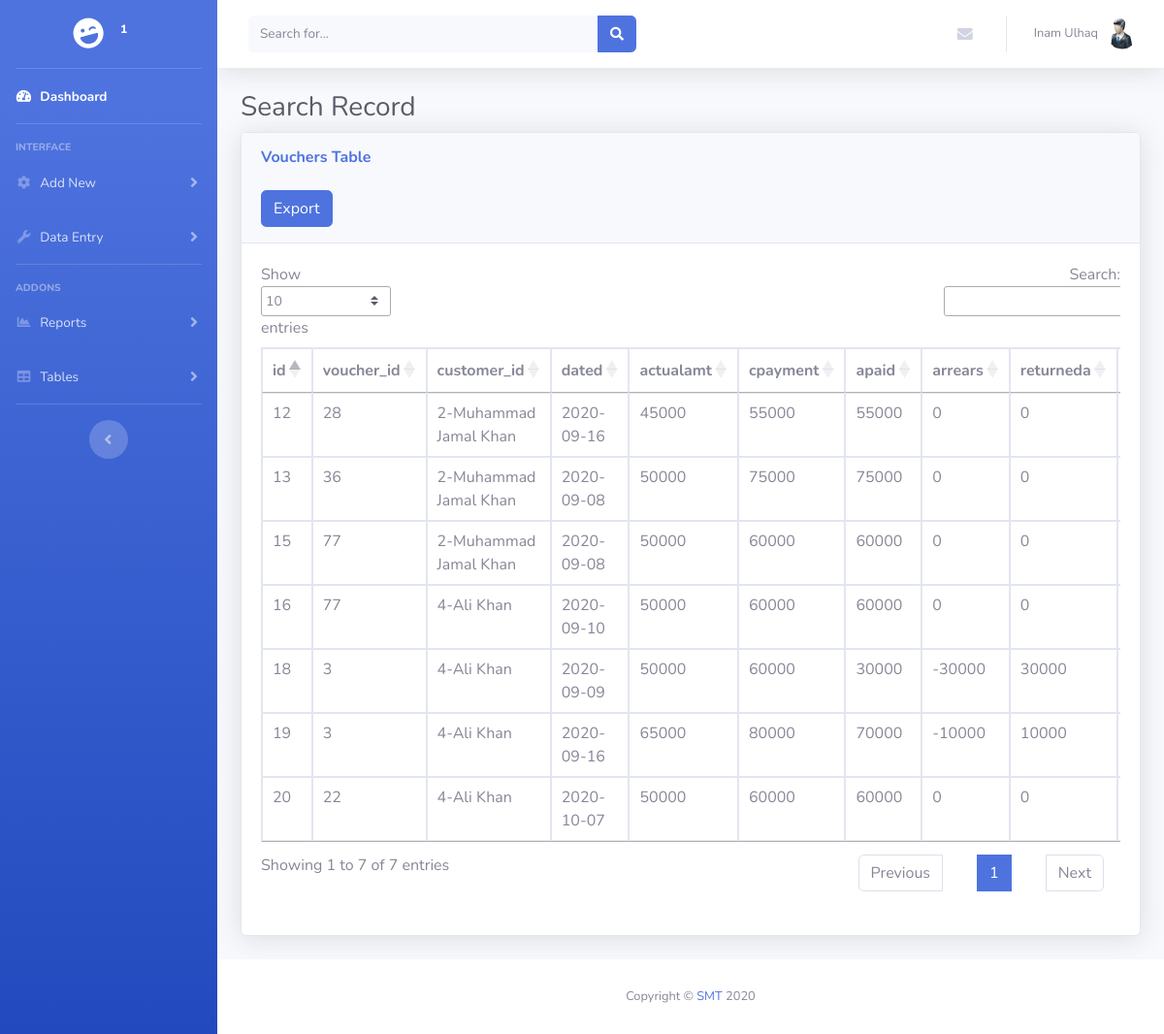
/vouchertable.php (signed in), run on the app's committed database.
### tables this page shows
CREATE TABLE `users` (
  `id` int(11) NOT NULL,
  `username` varchar(255) NOT NULL,
  `password` varchar(255) NOT NULL,
  `firstname` varchar(50) NOT NULL,
  `lastname` varchar(50) NOT NULL,
  `ucompany` varchar(30) NOT NULL,
  `role` varchar(10) NOT NULL,
  `status` int(11) NOT NULL DEFAULT '1'
);

CREATE TABLE `data` (
  `id` int(11) NOT NULL,
  `voucher_id` int(11) NOT NULL,
  `customer_id` int(11) NOT NULL,
  `dated` date NOT NULL,
  `actualamt` int(11) NOT NULL,
  `cpayment` int(11) NOT NULL,
  `apaid` int(11) NOT NULL,
  `arrears` int(11) NOT NULL,
  `returneda` int(11) NOT NULL,
  `returndate` date NOT NULL,
  `totalpayment` int(11) NOT NULL,
  `netp` int(11) NOT NULL,
  `notes` varchar(255) NOT NULL,
  `user_id` int(11) NOT NULL
);

CREATE TABLE `customer` (
  `id` int(11) NOT NULL,
  `cname` varchar(50) NOT NULL,
  `ppno` varchar(20) NOT NULL,
  `cmobile` varchar(20) NOT NULL,
  `caddress` varchar(255) NOT NULL,
  `cstatus` int(11) NOT NULL DEFAULT '1',
  `user_id` int(11) NOT NULL
);

### vouchertable.php (the view, shortened to what this page needs)
<?php include('header.php'); ?>
        <div class="container-fluid">
          <h1 class="h3 mb-2 text-gray-800">Search Record</h1>
          <div class="card shadow mb-4">
            <div class="card-header py-3">
              <h6 class="m-0 font-weight-bold text-primary">Vouchers Table</h6><br>
                    <form action="export.php" method="POST">
                      <button type="submit" name="exportvoucher" class="btn btn-primary">Export</button>
                    </form>
            </div>
            <div class="card-body">
              <div class="table-responsive">
                <table class="table table-bordered" id="dataTable" width="100%" cellspacing="0">
                  <thead>
                    <tr>
                      <th>id</th>
                      <th>voucher_id</th>
                      <th>customer_id</th>
                      <th>dated</th>
                      <th>actualamt</th>
                      <th>cpayment</th>
                      <th>apaid</th>
                      <th>arrears</th>
                      <th>returneda</th>
                      <th>returndate</th>
                    </tr>
                  </thead>
                  <tbody>
                     <?php
                      $query = "SELECT * from customer INNER JOIN data ON data.customer_id= customer.id WHERE data.user_id=customer.user_id AND data.user_id=$user_id ORDER BY data.id DESC";
                    $result = mysqli_query($conn,$query) or die( mysqli_error($conn));
                                    while($row=mysqli_fetch_assoc($result))
                                    {
                                        $voucher_id = $row['voucher_id'];
                                        $customer_id = $row['customer_id'];
                                        $dated = $row['dated'];
                                        $actualamt = $row['actualamt'];
                                        $cpayment = $row['cpayment'];
                                        $apaid = $row['apaid'];
                                        $arrears = $row['arrears'];
                                        $returneda = $row['returneda'];
                                        $returndate = $row['returndate'];
                                        $id = $row['id'];
                                        $name = $row['cname'];
                                ?>
                                    <tr>
                                        <td><?php echo $id ?></td>
                                        <td><?php echo $voucher_id ?></td>
                                        <td><?php echo $customer_id.'-'.$name?></td>
                                        <td><?php echo $dated ?></td>
                                        <td><?php echo $actualamt ?></td>
                                        <td><?php echo $cpayment ?></td>
                                        <td><?php echo $apaid ?></td>
                                        <td><?php echo $arrears ?></td>
                                        <td><?php echo $returneda ?></td>
                                        <td><?php echo $returndate ?></td>
                                    </tr>
                            <?php
                                    }
                            ?>
                  </tbody>
                </table>
              </div>
            </div>
          </div>
        </div>
      </div>
      <?php include('footer.php'); ?>

### header.php (shortened to what this page needs)
<?php include ('db.php');
$user_id=$_SESSION['id'];
?>
<?php
      $sql = "SELECT * FROM users WHERE id=$user_id";
             if ($result = mysqli_query($conn,$sql)){
                  $row = mysqli_fetch_array($result);
                  $id=$row['id'];
                  $firstname=$row['firstname'];
                  $lastname=$row['lastname'];
                  $ucompany=$row['ucompany'];
            }?>
<!DOCTYPE html>
<html lang="en">
<head>
  <link href="vendor/fontawesome-free/css/all.min.css" rel="stylesheet" type="text/css">
  <link href="css/sb-admin-2.min.css" rel="stylesheet">
  <link href="style.css" rel="stylesheet">
  <link rel="stylesheet" href="https://cdn.datatables.net/1.10.21/css/jquery.dataTables.min.css" />
</head>
<body id="page-top">
  <div id="wrapper">
    <ul class="navbar-nav bg-gradient-primary sidebar sidebar-dark accordion" id="accordionSidebar">
      <a class="sidebar-brand d-flex align-items-center justify-content-center" href="index.php">
        <div class="sidebar-brand-icon rotate-n-15">
          <i class="fas fa-laugh-wink"></i>
        </div>
        <div class="sidebar-brand-text mx-3"><?php echo $ucompany; ?><sup><?php echo $id; ?></sup></div>
      </a>
      <hr class="sidebar-divider my-0">
      <li class="nav-item active">
        <a class="nav-link" href="index.php">
          <i class="fas fa-fw fa-tachometer-alt"></i>
          <span>Dashboard</span></a>
      </li>
      <hr class="sidebar-divider">
      <div class="sidebar-heading">
        Interface
      </div>
      <li class="nav-item">
        <a class="nav-link collapsed" href="#" data-toggle="collapse" data-target="#collapseTwo" aria-expanded="true" aria-controls="collapseTwo">
          <i class="fas fa-fw fa-cog"></i>
          <span>Add New</span>
        </a>
      </li>
      <li class="nav-item">
        <a class="nav-link collapsed" href="#" data-toggle="collapse" data-target="#collapseUtilities" aria-expanded="true" aria-controls="collapseUtilities">
          <i class="fas fa-fw fa-wrench"></i>
          <span>Data Entry</span>
        </a>
      </li>
      <hr class="sidebar-divider">
      <div class="sidebar-heading">
        Addons
      </div>
      <li class="nav-item">
        <a class="nav-link collapsed" href="#" data-toggle="collapse" data-target="#collapsePages" aria-expanded="true" aria-controls="collapsePages">
          <i class="fas fa-fw fa-chart-area"></i>
          <span>Reports</span>
        </a>
      </li>
      <li class="nav-item">
        <a class="nav-link collapsed" href="#" data-toggle="collapse" data-target="#collapseTables" aria-expanded="true" aria-controls="collapseTables">
          <i class="fas fa-fw fa-table"></i>
          <span>Tables</span>
        </a>
      </li>
      <hr class="sidebar-divider d-none d-md-block">
      <div class="text-center d-none d-md-inline">
        <button class="rounded-circle border-0" id="sidebarToggle"></button>
      </div>
    </ul>
    <div id="content-wrapper" class="d-flex flex-column">
      <div id="content">
        <nav class="navbar navbar-expand navbar-light bg-white topbar mb-4 static-top shadow">
          <form class="d-none d-sm-inline-block form-inline mr-auto ml-md-3 my-2 my-md-0 mw-100 navbar-search">
            <div class="input-group">
              <input type="text" class="form-control bg-light border-0 small" placeholder="Search for..." aria-label="Search" aria-describedby="basic-addon2">
              <div class="input-group-append">
                <button class="btn btn-primary" type="button">
                  <i class="fas fa-search fa-sm"></i>
                </button>
              </div>
            </div>
          </form>
          <ul class="navbar-nav ml-auto">
            <li class="nav-item dropdown no-arrow mx-1">
              <a class="nav-link dropdown-toggle" href="#" id="messagesDropdown" role="button" data-toggle="dropdown" aria-haspopup="true" aria-expanded="false">
                <i class="fas fa-envelope fa-fw"></i>
              </a>
            </li>
            <li class="nav-item dropdown no-arrow">
              <a class="nav-link dropdown-toggle" href="#" id="userDropdown" role="button" data-toggle="dropdown" aria-haspopup="true" aria-expanded="false">
                <span class="mr-2 d-none d-lg-inline text-gray-600 small"><?php echo $firstname.' '.$lastname ?></span>
                <img class="img-profile rounded-circle" src="img/user.png">
              </a>
            </li>
          </ul>
        </nav>

### style.css (style rules this page uses)
table { border-spacing: 0; }
table { border-collapse: separate; }
td { padding: 0px; }

### data on the page
users: id "1", firstname "Inam", lastname "Ulhaq"
data: id "20", voucher "22", customer "4", customer.cname "Ali Khan", dated "2020-10-07", actualamt "50000", cpayment "60000", apaid "60000", arrears "0", returneda "0"
data: id "19", voucher "3", customer "4", customer.cname "Ali Khan", dated "2020-09-16", actualamt "65000", cpayment "80000", apaid "70000", arrears "-10000", returneda "10000"
data: id "18", voucher "3", customer "4", customer.cname "Ali Khan", dated "2020-09-09", actualamt "50000", cpayment "60000", apaid "30000", arrears "-30000", returneda "30000"
data: id "16", voucher "77", customer "4", customer.cname "Ali Khan", dated "2020-09-10", actualamt "50000", cpayment "60000", apaid "60000", arrears "0", returneda "0"
data: id "15", voucher "77", customer "2", customer.cname "Muhammad Jamal Khan", dated "2020-09-08", actualamt "50000", cpayment "60000", apaid "60000", arrears "0", returneda "0"
data: id "13", voucher "36", customer "2", customer.cname "Muhammad Jamal Khan", dated "2020-09-08", actualamt "50000", cpayment "75000", apaid "75000", arrears "0", returneda "0"
data: id "12", voucher "28", customer "2", customer.cname "Muhammad Jamal Khan", dated "2020-09-16", actualamt "45000", cpayment "55000", apaid "55000", arrears "0", returneda "0"
